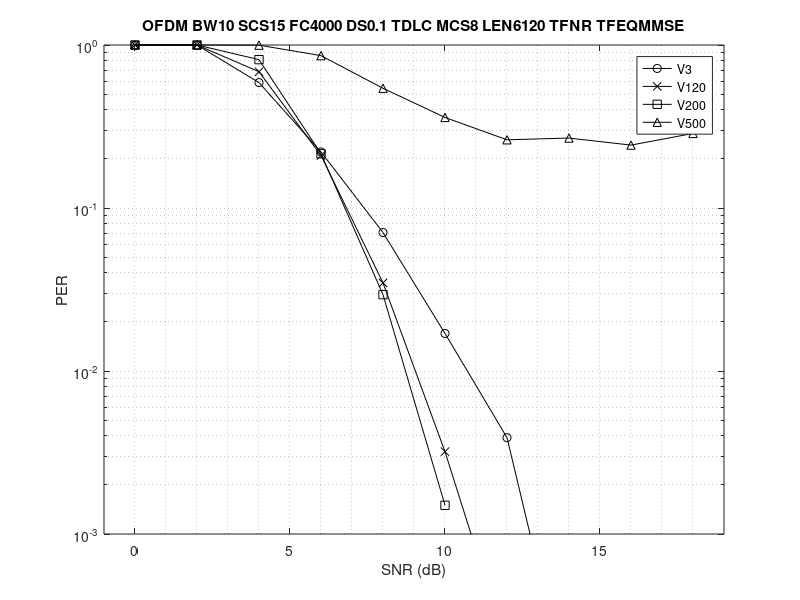
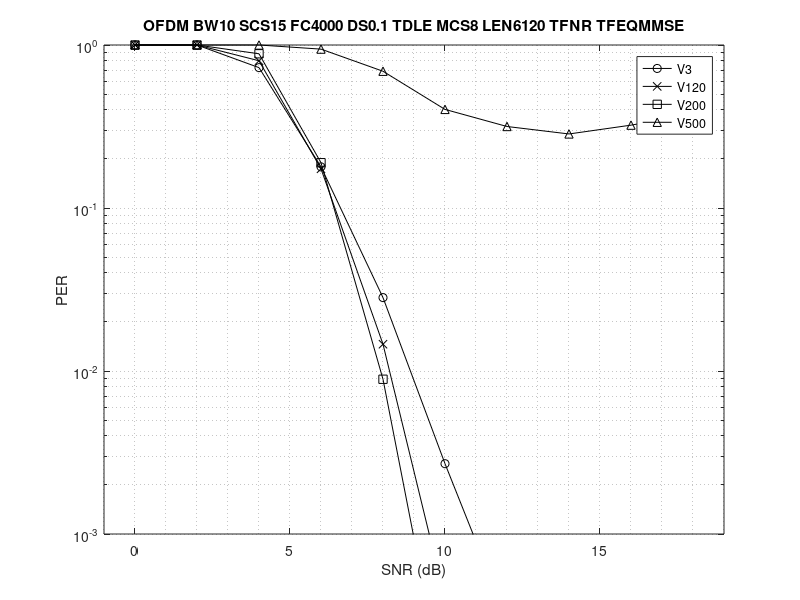
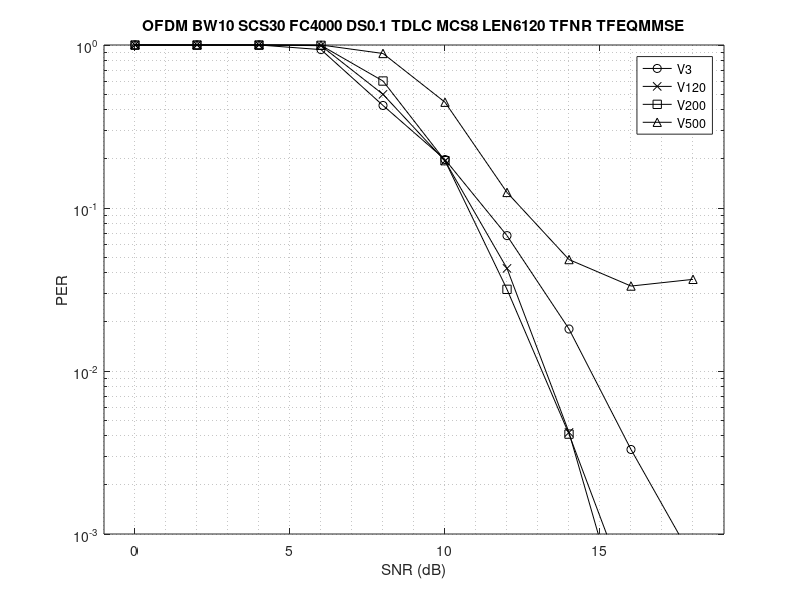
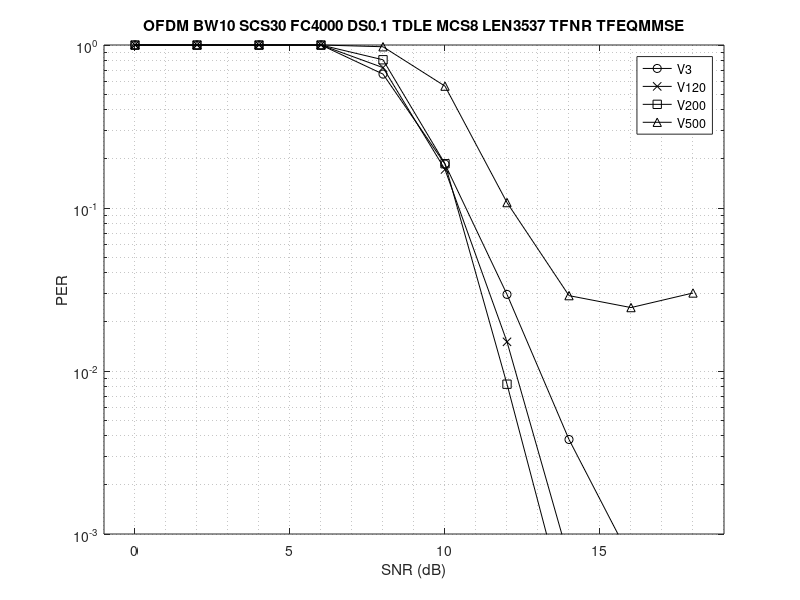

Recreate these plots in MATLAB, in order.
% simulator: new_wave_test_r3
% commit: a48c3a6
% maintain bandwidth (10 MHz), single slot (14 ofdm symbols) simulation

% RUNNING CASE: OFDM BW10 SCS15 FC4000 V3 DS0.1 TDLC MCS8 LEN6120 SIM10000 SNR0 TFNR TFEQMMSE
per_case01 = [ ...
     0.0        401   1.000000
     2.0        401   1.000000
     4.0        682   0.587977
     6.0       1816   0.220815
     8.0       5669   0.070736
    10.0      10000   0.017000
    12.0      10000   0.003900
    14.0      10000   0.000100];

% RUNNING CASE: OFDM BW10 SCS15 FC4000 V120 DS0.1 TDLC MCS8 LEN6120 SIM10000 SNR0 TFNR TFEQMMSE
per_case02 = [ ...
     0.0        401   1.000000
     2.0        401   1.000000
     4.0        585   0.685470
     6.0       1910   0.209948
     8.0      10000   0.034700
    10.0      10000   0.003200
    12.0      10000   0.000200];

% RUNNING CASE: OFDM BW10 SCS15 FC4000 V200 DS0.1 TDLC MCS8 LEN6120 SIM10000 SNR0 TFNR TFEQMMSE
per_case03 = [ ...
     0.0        401   1.000000
     2.0        401   1.000000
     4.0        493   0.813387
     6.0       1864   0.215129
     8.0      10000   0.029400
    10.0      10000   0.001500
    12.0      10000   0.000000];

% RUNNING CASE: OFDM BW10 SCS15 FC4000 V500 DS0.1 TDLC MCS8 LEN6120 SIM10000 SNR0 TFNR TFEQMMSE
per_case04 = [ ...
     0.0        401   1.000000
     2.0        401   1.000000
     4.0        402   0.997512
     6.0        466   0.860515
     8.0        739   0.542625
    10.0       1116   0.359319
    12.0       1530   0.262092
    14.0       1493   0.268587
    16.0       1649   0.243178
    18.0       1399   0.286633];

% RUNNING CASE: OFDM BW10 SCS15 FC4000 V3 DS0.1 TDLE MCS8 LEN6120 SIM10000 SNR0 TFNR TFEQMMSE
per_case05 = [ ...
     0.0        401   1.000000
     2.0        401   1.000000
     4.0        552   0.726449
     6.0       2243   0.178778
     8.0      10000   0.028200
    10.0      10000   0.002700
    12.0      10000   0.000300];

% RUNNING CASE: OFDM BW10 SCS15 FC4000 V120 DS0.1 TDLE MCS8 LEN6120 SIM10000 SNR0 TFNR TFEQMMSE
per_case06 = [ ...
     0.0        401   1.000000
     2.0        401   1.000000
     4.0        501   0.800399
     6.0       2305   0.173970
     8.0      10000   0.014600
    10.0      10000   0.000400];

% RUNNING CASE: OFDM BW10 SCS15 FC4000 V200 DS0.1 TDLE MCS8 LEN6120 SIM10000 SNR0 TFNR TFEQMMSE
per_case07 = [ ...
     0.0        401   1.000000
     2.0        401   1.000000
     4.0        454   0.883260
     6.0       2115   0.189598
     8.0      10000   0.008900
    10.0      10000   0.000100];

% RUNNING CASE: OFDM BW10 SCS15 FC4000 V500 DS0.1 TDLE MCS8 LEN6120 SIM10000 SNR0 TFNR TFEQMMSE
per_case08 = [ ...
     0.0        401   1.000000
     2.0        401   1.000000
     4.0        401   1.000000
     6.0        425   0.943529
     8.0        581   0.690189
    10.0        996   0.402610
    12.0       1268   0.316246
    14.0       1409   0.284599
    16.0       1244   0.322347
    18.0       1069   0.375117];

% RUNNING CASE: OFDM BW10 SCS30 FC4000 V3 DS0.1 TDLC MCS8 LEN6120 SIM10000 SNR0 TFNR TFEQMMSE
per_case09 = [ ...
     0.0        401   1.000000
     2.0        401   1.000000
     4.0        401   1.000000
     6.0        428   0.936916
     8.0        942   0.425690
    10.0       2021   0.198417
    12.0       5923   0.067702
    14.0      10000   0.018100
    16.0      10000   0.003300
    18.0      10000   0.000700];

% RUNNING CASE: OFDM BW10 SCS30 FC4000 V120 DS0.1 TDLC MCS8 LEN6120 SIM10000 SNR0 TFNR TFEQMMSE
per_case10 = [ ...
     0.0        401   1.000000
     2.0        401   1.000000
     4.0        401   1.000000
     6.0        405   0.990123
     8.0        805   0.498137
    10.0       2063   0.194377
    12.0       9411   0.042610
    14.0      10000   0.004200
    16.0      10000   0.000200];

% RUNNING CASE: OFDM BW10 SCS30 FC4000 V200 DS0.1 TDLC MCS8 LEN6120 SIM10000 SNR0 TFNR TFEQMMSE
per_case11 = [ ...
     0.0        401   1.000000
     2.0        401   1.000000
     4.0        401   1.000000
     6.0        403   0.995037
     8.0        667   0.601199
    10.0       2055   0.195134
    12.0      10000   0.031700
    14.0      10000   0.004100
    16.0      10000   0.000400];

% RUNNING CASE: OFDM BW10 SCS30 FC4000 V500 DS0.1 TDLC MCS8 LEN6120 SIM10000 SNR0 TFNR TFEQMMSE
per_case12 = [ ...
     0.0        401   1.000000
     2.0        401   1.000000
     4.0        401   1.000000
     6.0        401   1.000000
     8.0        452   0.887168
    10.0        900   0.445556
    12.0       3218   0.124612
    14.0       8308   0.048267
    16.0      10000   0.033200
    18.0      10000   0.036500];

% RUNNING CASE: OFDM BW10 SCS30 FC4000 V3 DS0.1 TDLE MCS8 LEN6120 SIM10000 SNR0 TFNR TFEQMMSE
per_case13 = [ ...
     0.0        401   1.000000
     2.0        401   1.000000
     4.0        401   1.000000
     6.0        401   1.000000
     8.0        605   0.662810
    10.0       2157   0.185906
    12.0      10000   0.029500
    14.0      10000   0.003800
    16.0      10000   0.000700];

% RUNNING CASE: OFDM BW10 SCS30 FC4000 V120 DS0.1 TDLE MCS8 LEN6120 SIM10000 SNR0 TFNR TFEQMMSE
per_case14 = [ ...
     0.0        401   1.000000
     2.0        401   1.000000
     4.0        401   1.000000
     6.0        401   1.000000
     8.0        552   0.726449
    10.0       2327   0.172325
    12.0      10000   0.015100
    14.0      10000   0.000700];

% RUNNING CASE: OFDM BW10 SCS30 FC4000 V200 DS0.1 TDLE MCS8 LEN6120 SIM10000 SNR0 TFNR TFEQMMSE
per_case15 = [ ...
     0.0        401   1.000000
     2.0        401   1.000000
     4.0        401   1.000000
     6.0        401   1.000000
     8.0        494   0.811741
    10.0       2146   0.186859
    12.0      10000   0.008300
    14.0      10000   0.000300];

% RUNNING CASE: OFDM BW10 SCS30 FC4000 V500 DS0.1 TDLE MCS8 LEN6120 SIM10000 SNR0 TFNR TFEQMMSE
per_case16 = [ ...
     0.0        401   1.000000
     2.0        401   1.000000
     4.0        401   1.000000
     6.0        401   1.000000
     8.0        411   0.975669
    10.0        717   0.559275
    12.0       3714   0.107970
    14.0      10000   0.029000
    16.0      10000   0.024500
    18.0      10000   0.030100];

% RUNNING CASE: OFDM BW10 SCS60 FC4000 V3 DS0.1 TDLC MCS8 LEN6120 SIM10000 SNR0 TFNR TFEQMMSE
per_case17 = [ ...
     0.0        401   1.000000
     2.0        401   1.000000
     4.0        507   0.790927
     6.0       1242   0.322866
     8.0       3520   0.113920
    10.0      10000   0.034800
    12.0      10000   0.005800
    14.0      10000   0.000700];

% RUNNING CASE: OFDM BW10 SCS60 FC4000 V120 DS0.1 TDLC MCS8 LEN6120 SIM10000 SNR0 TFNR TFEQMMSE
per_case18 = [ ...
     0.0        401   1.000000
     2.0        401   1.000000
     4.0        455   0.881319
     6.0       1284   0.312305
     8.0       5502   0.072883
    10.0      10000   0.008300
    12.0      10000   0.000800];


% RUNNING CASE: OFDM BW10 SCS60 FC4000 V200 DS0.1 TDLC MCS8 LEN6120 SIM10000 SNR0 TFNR TFEQMMSE
per_case19 = [ ...
     0.0        401   1.000000
     2.0        401   1.000000
     4.0        437   0.917620
     6.0       1313   0.305407
     8.0       9496   0.042228
    10.0      10000   0.004200
    12.0      10000   0.000000];

% RUNNING CASE: OFDM BW10 SCS60 FC4000 V500 DS0.1 TDLC MCS8 LEN6120 SIM10000 SNR0 TFNR TFEQMMSE
per_case20 = [ ...
     0.0        401   1.000000
     2.0        401   1.000000
     4.0        405   0.990123
     6.0       1143   0.350831
     8.0      10000   0.015300
    10.0      10000   0.000100];

% RUNNING CASE: OFDM BW10 SCS60 FC4000 V3 DS0.1 TDLE MCS8 LEN6120 SIM10000 SNR0 TFNR TFEQMMSE
per_case21 = [ ...
     0.0        401   1.000000
     2.0        401   1.000000
     4.0        419   0.957041
     6.0        997   0.402207
     8.0       5154   0.077804
    10.0      10000   0.011100
    12.0      10000   0.001400
    14.0      10000   0.000100];

% RUNNING CASE: OFDM BW10 SCS60 FC4000 V120 DS0.1 TDLE MCS8 LEN6120 SIM10000 SNR0 TFNR TFEQMMSE
per_case22 = [ ...
     0.0        401   1.000000
     2.0        401   1.000000
     4.0        406   0.987685
     6.0       1025   0.391220
     8.0       9689   0.041387
    10.0      10000   0.001800
    12.0      10000   0.000000];

% RUNNING CASE: OFDM BW10 SCS60 FC4000 V200 DS0.1 TDLE MCS8 LEN6120 SIM10000 SNR0 TFNR TFEQMMSE
per_case23 = [ ...
     0.0        401   1.000000
     2.0        401   1.000000
     4.0        401   1.000000
     6.0        970   0.413402
     8.0      10000   0.024500
    10.0      10000   0.000300];

% RUNNING CASE: OFDM BW10 SCS60 FC4000 V500 DS0.1 TDLE MCS8 LEN6120 SIM10000 SNR0 TFNR TFEQMMSE
per_case24 = [ ...
     0.0        401   1.000000
     2.0        401   1.000000
     4.0        401   1.000000
     6.0        835   0.480240
     8.0      10000   0.007100
    10.0      10000   0.000000];

% RUNNING CASE: OTFS BW10 SCS15 FC4000 V3 DS0.1 TDLC MCS8 LEN6120 SIM10000 SNR0 DDTONE TFEQMMSE
per_case25 = [ ...
     0.0        401   1.000000
     2.0        401   1.000000
     4.0        468   0.856838
     6.0        968   0.414256
     8.0       2062   0.194471
    10.0       7142   0.056147
    12.0      10000   0.014000
    14.0      10000   0.002800
    16.0      10000   0.000200];

% RUNNING CASE: OTFS BW10 SCS15 FC4000 V120 DS0.1 TDLC MCS8 LEN6120 SIM10000 SNR0 DDTONE TFEQMMSE
per_case26 = [ ...
     0.0        401   1.000000
     2.0        401   1.000000
     4.0        412   0.973301
     6.0        719   0.557719
     8.0       2604   0.153994
    10.0      10000   0.019500
    12.0      10000   0.000600];

% RUNNING CASE: OTFS BW10 SCS15 FC4000 V200 DS0.1 TDLC MCS8 LEN6120 SIM10000 SNR0 DDTONE TFEQMMSE
per_case27 = [ ...
     0.0        401   1.000000
     2.0        401   1.000000
     4.0        404   0.992574
     6.0        617   0.649919
     8.0       3064   0.130875
    10.0      10000   0.010900
    12.0      10000   0.000300];

% RUNNING CASE: OTFS BW10 SCS15 FC4000 V500 DS0.1 TDLC MCS8 LEN6120 SIM10000 SNR0 DDTONE TFEQMMSE
per_case28 = [ ...
     0.0        401   1.000000
     2.0        401   1.000000
     4.0        401   1.000000
     6.0        446   0.899103
     8.0       2016   0.198909
    10.0      10000   0.007200
    12.0      10000   0.000000];

% RUNNING CASE: OTFS BW10 SCS15 FC4000 V3 DS0.1 TDLE MCS8 LEN6120 SIM10000 SNR0 DDTONE TFEQMMSE
per_case29 = [ ...
     0.0        401   1.000000
     2.0        401   1.000000
     4.0        413   0.970944
     6.0        701   0.572040
     8.0       2508   0.159888
    10.0      10000   0.027100
    12.0      10000   0.003600
    14.0      10000   0.000100];

% RUNNING CASE: OTFS BW10 SCS15 FC4000 V120 DS0.1 TDLE MCS8 LEN6120 SIM10000 SNR0 DDTONE TFEQMMSE
per_case30 = [ ...
     0.0        401   1.000000
     2.0        401   1.000000
     4.0        402   0.997512
     6.0        522   0.768199
     8.0       3361   0.119310
    10.0      10000   0.004000
    12.0      10000   0.000000];

% RUNNING CASE: OTFS BW10 SCS15 FC4000 V200 DS0.1 TDLE MCS8 LEN6120 SIM10000 SNR0 DDTONE TFEQMMSE
per_case31 = [ ...
     0.0        401   1.000000
     2.0        401   1.000000
     4.0        401   1.000000
     6.0        482   0.831950
     8.0       3597   0.111482
    10.0      10000   0.001700
    12.0      10000   0.000000];

% RUNNING CASE: OTFS BW10 SCS15 FC4000 V500 DS0.1 TDLE MCS8 LEN6120 SIM10000 SNR0 DDTONE TFEQMMSE
per_case32 = [ ...
     0.0        401   1.000000
     2.0        401   1.000000
     4.0        401   1.000000
     6.0        412   0.973301
     8.0       2070   0.193720
    10.0      10000   0.001400
    12.0      10000   0.000000];

% RUNNING CASE: OTFS BW10 SCS30 FC4000 V3 DS0.1 TDLC MCS8 LEN6120 SIM10000 SNR0 DDTONE TFEQMMSE
per_case33 = [ ...
     0.0        401   1.000000
     2.0        401   1.000000
     4.0        401   1.000000
     6.0        430   0.932558
     8.0        810   0.495062
    10.0       1601   0.250468
    12.0       4026   0.099603
    14.0      10000   0.039600
    16.0      10000   0.015900
    18.0      10000   0.006600];

% RUNNING CASE: OTFS BW10 SCS30 FC4000 V120 DS0.1 TDLC MCS8 LEN6120 SIM10000 SNR0 DDTONE TFEQMMSE
per_case34 = [ ...
     0.0        401   1.000000
     2.0        401   1.000000
     4.0        401   1.000000
     6.0        409   0.980440
     8.0        688   0.582849
    10.0       1435   0.279443
    12.0       4502   0.089072
    14.0      10000   0.021600
    16.0      10000   0.004200
    18.0      10000   0.001700];

% RUNNING CASE: OTFS BW10 SCS30 FC4000 V200 DS0.1 TDLC MCS8 LEN6120 SIM10000 SNR0 DDTONE TFEQMMSE
per_case35 = [ ...
     0.0        401   1.000000
     2.0        401   1.000000
     4.0        401   1.000000
     6.0        403   0.995037
     8.0        581   0.690189
    10.0       1201   0.333888
    12.0       4875   0.082256
    14.0      10000   0.013600
    16.0      10000   0.003400
    18.0      10000   0.000400];

% RUNNING CASE: OTFS BW10 SCS30 FC4000 V500 DS0.1 TDLC MCS8 LEN6120 SIM10000 SNR0 DDTONE TFEQMMSE
per_case36 = [ ...
     0.0        401   1.000000
     2.0        401   1.000000
     4.0        401   1.000000
     6.0        401   1.000000
     8.0        429   0.934732
    10.0        874   0.458810
    12.0       4502   0.089072
    14.0      10000   0.009900
    16.0      10000   0.000700];

% RUNNING CASE: OTFS BW10 SCS30 FC4000 V3 DS0.1 TDLE MCS8 LEN6120 SIM10000 SNR0 DDTONE TFEQMMSE
per_case37 = [ ...
     0.0        401   1.000000
     2.0        401   1.000000
     4.0        401   1.000000
     6.0        402   0.997512
     8.0        494   0.811741
    10.0        769   0.521456
    12.0       1581   0.253637
    14.0       2488   0.161174
    16.0       2942   0.136302
    18.0       3583   0.111917];

% RUNNING CASE: OTFS BW10 SCS30 FC4000 V120 DS0.1 TDLE MCS8 LEN6120 SIM10000 SNR0 DDTONE TFEQMMSE
per_case38 = [ ...
     0.0        401   1.000000
     2.0        401   1.000000
     4.0        401   1.000000
     6.0        402   0.997512
     8.0        469   0.855011
    10.0        768   0.522135
    12.0       1539   0.260559
    14.0       2428   0.165157
    16.0       3316   0.120929
    18.0       4109   0.097591];

% RUNNING CASE: OTFS BW10 SCS30 FC4000 V200 DS0.1 TDLE MCS8 LEN6120 SIM10000 SNR0 DDTONE TFEQMMSE
per_case39 = [ ...
     0.0        401   1.000000
     2.0        401   1.000000
     4.0        401   1.000000
     6.0        401   1.000000
     8.0        439   0.913440
    10.0        679   0.590574
    12.0       1477   0.271496
    14.0       2519   0.159190
    16.0       3820   0.104974
    18.0       4206   0.095340];

% RUNNING CASE: OTFS BW10 SCS30 FC4000 V500 DS0.1 TDLE MCS8 LEN6120 SIM10000 SNR0 DDTONE TFEQMMSE
per_case40 = [ ...
     0.0        401   1.000000
     2.0        401   1.000000
     4.0        401   1.000000
     6.0        401   1.000000
     8.0        402   0.997512
    10.0        505   0.794059
    12.0       1042   0.384837
    14.0       2331   0.172029
    16.0       4214   0.095159
    18.0       4961   0.080830];

% RUNNING CASE: OTFS BW10 SCS60 FC4000 V3 DS0.1 TDLC MCS8 LEN3537 SIM10000 SNR0 DDTONE TFEQMMSE
per_case41 = [ ...
     0.0        401   1.000000
     2.0        401   1.000000
     4.0        430   0.932558
     6.0        841   0.476813
     8.0       1966   0.203967
    10.0       5381   0.074521
    12.0      10000   0.017800
    14.0      10000   0.005000
    16.0      10000   0.000700];

% RUNNING CASE: OTFS BW10 SCS60 FC4000 V120 DS0.1 TDLC MCS8 LEN3537 SIM10000 SNR0 DDTONE TFEQMMSE
per_case42 = [ ...
     0.0        401   1.000000
     2.0        401   1.000000
     4.0        418   0.959330
     6.0        830   0.483133
     8.0       2200   0.182273
    10.0       9824   0.040818
    12.0      10000   0.006200
    14.0      10000   0.000500];

% RUNNING CASE: OTFS BW10 SCS60 FC4000 V200 DS0.1 TDLC MCS8 LEN3537 SIM10000 SNR0 DDTONE TFEQMMSE
per_case43 = [ ...
     0.0        401   1.000000
     2.0        401   1.000000
     4.0        410   0.978049
     6.0        756   0.530423
     8.0       2425   0.165361
    10.0      10000   0.029200
    12.0      10000   0.002700
    14.0      10000   0.000200];

% RUNNING CASE: OTFS BW10 SCS60 FC4000 V500 DS0.1 TDLC MCS8 LEN3537 SIM10000 SNR0 DDTONE TFEQMMSE
per_case44 = [ ...
     0.0        401   1.000000
     2.0        401   1.000000
     4.0        401   1.000000
     6.0        549   0.730419
     8.0       2658   0.150865
    10.0      10000   0.010000
    12.0      10000   0.000000];

% RUNNING CASE: OTFS BW10 SCS60 FC4000 V3 DS0.1 TDLE MCS8 LEN3537 SIM10000 SNR0 DDTONE TFEQMMSE
per_case45 = [ ...
     0.0        401   1.000000
     2.0        401   1.000000
     4.0        407   0.985258
     6.0        534   0.750936
     8.0       1183   0.338969
    10.0       2764   0.145080
    12.0       6253   0.064129
    14.0       8687   0.046161
    16.0      10000   0.035900
    18.0      10000   0.034700];

% RUNNING CASE: OTFS BW10 SCS60 FC4000 V120 DS0.1 TDLE MCS8 LEN3537 SIM10000 SNR0 DDTONE TFEQMMSE
per_case46 = [ ...
     0.0        401   1.000000
     2.0        401   1.000000
     4.0        401   1.000000
     6.0        490   0.818367
     8.0       1061   0.377945
    10.0       3864   0.103778
    12.0       8723   0.045970
    14.0      10000   0.032000
    16.0      10000   0.023700
    18.0      10000   0.025100];

% RUNNING CASE: OTFS BW10 SCS60 FC4000 V200 DS0.1 TDLE MCS8 LEN3537 SIM10000 SNR0 DDTONE TFEQMMSE
per_case47 = [ ...
     0.0        401   1.000000
     2.0        401   1.000000
     4.0        401   1.000000
     6.0        481   0.833680
     8.0       1185   0.338397
    10.0       4692   0.085465
    12.0      10000   0.032900
    14.0      10000   0.019600
    16.0      10000   0.016100
    18.0      10000   0.015100];

% RUNNING CASE: OTFS BW10 SCS60 FC4000 V500 DS0.1 TDLE MCS8 LEN3537 SIM10000 SNR0 DDTONE TFEQMMSE
per_case48 = [ ...
     0.0        401   1.000000
     2.0        401   1.000000
     4.0        401   1.000000
     6.0        417   0.961631
     8.0        968   0.414256
    10.0       5520   0.072645
    12.0      10000   0.015200
    14.0      10000   0.004700
    16.0      10000   0.004300
    18.0      10000   0.005200];

% % RUNNING CASE: OTFS BW10 FC4000 V3 DS0.1 TDLA MCS8 LEN6120 SIM10000 SNR0 DDTONE TFEQMMSE
% per_case49 = [ ...
%   ];
% 
% % RUNNING CASE: OTFS BW10 FC4000 V120 DS0.1 TDLA MCS8 LEN6120 SIM10000 SNR0 DDTONE TFEQMMSE
% per_case50 = [ ...
%   ];
% 
% % RUNNING CASE: OTFS BW10 FC4000 V200 DS0.1 TDLA MCS8 LEN6120 SIM10000 SNR0 DDTONE TFEQMMSE
% per_case51 = [ ...
%   ];
% 
% % RUNNING CASE: OTFS BW10 FC4000 V500 DS0.1 TDLA MCS8 LEN6120 SIM10000 SNR0 DDTONE TFEQMMSE
% per_case52 = [ ...
%   ];
% 
% % RUNNING CASE: OTFS BW10 FC4000 V3 DS0.1 TDLA MCS8 LEN6120 SIM10000 SNR0 REAL TFEQMMSE
% per_case53 = [ ...
%   ];
%  
% % RUNNING CASE: OTFS BW10 FC4000 V120 DS0.1 TDLA MCS8 LEN6120 SIM10000 SNR0 REAL TFEQMMSE
% per_case54 = [ ...
%   ];
%  
% % RUNNING CASE: OTFS BW10 FC4000 V200 DS0.1 TDLA MCS8 LEN6120 SIM10000 SNR0 REAL TFEQMMSE
% per_case55 = [ ...
%   ];
%  
% % RUNNING CASE: OTFS BW10 FC4000 V500 DS0.1 TDLA MCS8 LEN6120 SIM10000 SNR0 REAL TFEQMMSE
% per_case56 = [ ...
%   ];
% 
% % RUNNING CASE: OTFS BW10 FC4000 V3 DS0.1 TDLA MCS8 LEN6120 SIM10000 SNR0 REAL TFEQZF
% per_case57 = [ ...
%   ];

figure
semilogy(per_case01(:,1),per_case01(:,3),'-ko'), hold on
semilogy(per_case02(:,1),per_case02(:,3),'-kx')
semilogy(per_case03(:,1),per_case03(:,3),'-ks')
semilogy(per_case04(:,1),per_case04(:,3),'-k^'), hold off
grid minor
title('OFDM BW10 SCS15 FC4000 DS0.1 TDLC MCS8 LEN6120 TFNR TFEQMMSE')
xlabel('SNR (dB)'), ylabel('PER')
legend('V3', 'V120', 'V200', 'V500')
axis([-1 19 1e-3 1])

figure
semilogy(per_case05(:,1),per_case05(:,3),'-ko'), hold on
semilogy(per_case06(:,1),per_case06(:,3),'-kx')
semilogy(per_case07(:,1),per_case07(:,3),'-ks')
semilogy(per_case08(:,1),per_case08(:,3),'-k^'), hold off
grid minor
title('OFDM BW10 SCS15 FC4000 DS0.1 TDLE MCS8 LEN6120 TFNR TFEQMMSE')
xlabel('SNR (dB)'), ylabel('PER')
legend('V3', 'V120', 'V200', 'V500')
axis([-1 19 1e-3 1])

figure
semilogy(per_case09(:,1),per_case09(:,3),'-ko'), hold on
semilogy(per_case10(:,1),per_case10(:,3),'-kx')
semilogy(per_case11(:,1),per_case11(:,3),'-ks')
semilogy(per_case12(:,1),per_case12(:,3),'-k^'), hold off
grid minor
title('OFDM BW10 SCS30 FC4000 DS0.1 TDLC MCS8 LEN6120 TFNR TFEQMMSE')
xlabel('SNR (dB)'), ylabel('PER')
legend('V3', 'V120', 'V200', 'V500')
axis([-1 19 1e-3 1])

figure
semilogy(per_case13(:,1),per_case13(:,3),'-ko'), hold on
semilogy(per_case14(:,1),per_case14(:,3),'-kx')
semilogy(per_case15(:,1),per_case15(:,3),'-ks')
semilogy(per_case16(:,1),per_case16(:,3),'-k^'), hold off
grid minor
title('OFDM BW10 SCS30 FC4000 DS0.1 TDLE MCS8 LEN3537 TFNR TFEQMMSE')
xlabel('SNR (dB)'), ylabel('PER')
legend('V3', 'V120', 'V200', 'V500')
axis([-1 19 1e-3 1])

figure
semilogy(per_case17(:,1),per_case17(:,3),'-ko'), hold on
semilogy(per_case18(:,1),per_case18(:,3),'-kx')
semilogy(per_case19(:,1),per_case19(:,3),'-ks')
semilogy(per_case20(:,1),per_case20(:,3),'-k^'), hold off
grid minor
title('OFDM BW10 SCS60 FC4000 DS0.1 TDLC MCS8 LEN3537 TFNR TFEQMMSE')
xlabel('SNR (dB)'), ylabel('PER')
legend('V3', 'V120', 'V200', 'V500')
axis([-1 19 1e-3 1])

figure
semilogy(per_case21(:,1),per_case21(:,3),'-ko'), hold on
semilogy(per_case22(:,1),per_case22(:,3),'-kx')
semilogy(per_case23(:,1),per_case23(:,3),'-ks')
semilogy(per_case24(:,1),per_case24(:,3),'-k^'), hold off
grid minor
title('OFDM BW10 SCS60 FC4000 DS0.1 TDLE MCS8 LEN6120 TFNR TFEQMMSE')
xlabel('SNR (dB)'), ylabel('PER')
legend('V3', 'V120', 'V200', 'V500')
axis([-1 19 1e-3 1])

figure
semilogy(per_case25(:,1),per_case25(:,3),'-ko'), hold on
semilogy(per_case26(:,1),per_case26(:,3),'-kx')
semilogy(per_case27(:,1),per_case27(:,3),'-ks')
semilogy(per_case28(:,1),per_case28(:,3),'-k^'), hold off
grid minor
title('OTFS BW10 SCS15 FC4000 DS0.1 TDLC MCS8 LEN6120 DDTONE TFEQMMSE')
xlabel('SNR (dB)'), ylabel('PER')
legend('V3', 'V120', 'V200', 'V500')
axis([-1 19 1e-3 1])

figure
semilogy(per_case29(:,1),per_case29(:,3),'-ko'), hold on
semilogy(per_case30(:,1),per_case30(:,3),'-kx')
semilogy(per_case31(:,1),per_case31(:,3),'-ks')
semilogy(per_case32(:,1),per_case32(:,3),'-k^'), hold off
grid minor
title('OTFS BW10 SCS15 FC4000 DS0.1 TDLE MCS8 LEN6120 DDTONE TFEQMMSE')
xlabel('SNR (dB)'), ylabel('PER')
legend('V3', 'V120', 'V200', 'V500')
axis([-1 19 1e-3 1])

figure
semilogy(per_case33(:,1),per_case33(:,3),'-ko'), hold on
semilogy(per_case34(:,1),per_case34(:,3),'-kx')
semilogy(per_case35(:,1),per_case35(:,3),'-ks')
semilogy(per_case36(:,1),per_case36(:,3),'-k^'), hold off
grid minor
title('OTFS BW10 SCS30 FC4000 DS0.1 TDLC MCS8 LEN6120 DDTONE TFEQMMSE')
xlabel('SNR (dB)'), ylabel('PER')
legend('V3', 'V120', 'V200', 'V500')
axis([-1 19 1e-3 1])

figure
semilogy(per_case37(:,1),per_case37(:,3),'-ko'), hold on
semilogy(per_case38(:,1),per_case38(:,3),'-kx')
semilogy(per_case39(:,1),per_case39(:,3),'-ks')
semilogy(per_case40(:,1),per_case40(:,3),'-k^'), hold off
grid minor
title('OTFS BW10 SCS30 FC4000 DS0.1 TDLE MCS8 LEN6120 DDTONE TFEQMMSE')
xlabel('SNR (dB)'), ylabel('PER')
legend('V3', 'V120', 'V200', 'V500')
axis([-1 19 1e-3 1])

figure
semilogy(per_case41(:,1),per_case41(:,3),'-ko'), hold on
semilogy(per_case42(:,1),per_case42(:,3),'-kx')
semilogy(per_case43(:,1),per_case43(:,3),'-ks')
semilogy(per_case44(:,1),per_case44(:,3),'-k^'), hold off
grid minor
title('OTFS BW10 SCS60 FC4000 DS0.1 TDLC MCS8 LEN3537 DDTONE TFEQMMSE')
xlabel('SNR (dB)'), ylabel('PER')
legend('V3', 'V120', 'V200', 'V500')
axis([-1 19 1e-3 1])

figure
semilogy(per_case45(:,1),per_case45(:,3),'-ko'), hold on
semilogy(per_case46(:,1),per_case46(:,3),'-kx')
semilogy(per_case47(:,1),per_case47(:,3),'-ks')
semilogy(per_case48(:,1),per_case48(:,3),'-k^'), hold off
grid minor
title('OTFS BW10 SCS60 FC4000 DS0.1 TDLE MCS8 LEN3537 DDTONE TFEQMMSE')
xlabel('SNR (dB)'), ylabel('PER')
legend('V3', 'V120', 'V200', 'V500')
axis([-1 19 1e-3 1])
% 
% figure
% semilogy(per_case53(:,1),per_case53(:,3),'-ko'), hold on
% semilogy(per_case57(:,1),per_case57(:,3),'-kx'), hold off
% grid minor
% title('OTFS BW10 FC4000 V3 DS0.1 TDLA MCS8 LEN6120 REAL')
% xlabel('SNR (dB)'), ylabel('PER')
% legend('MMSE EQ', 'ZF EQ')
% axis([-1 19 1e-3 1])
